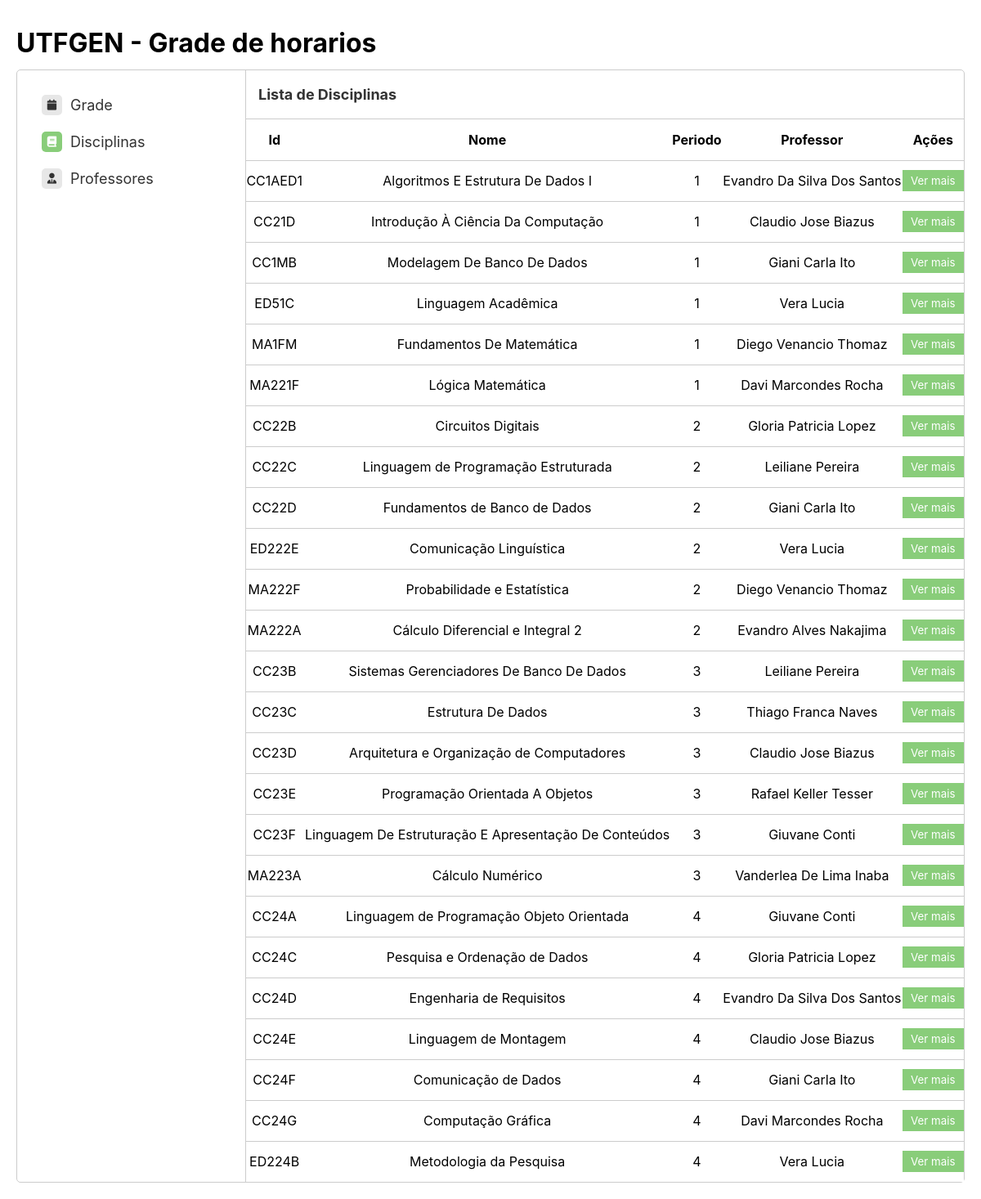
The app's page /disciplina/ with its own data.
### app/models.py (models this page shows)
class Disciplina(models.Model):
    id = models.UUIDField(primary_key=True, default=uuid.uuid4, editable=False)
    nome = models.CharField(max_length=200)
    carga = models.IntegerField(default=30)
    requirement = models.ForeignKey('self', on_delete=models.DO_NOTHING, null=True, blank=True)
    dificuldade = models.IntegerField(default=30)
    periodo = models.IntegerField(default=1)
    tag = models.CharField(max_length=7, default="CCCCC")
    professor = models.ForeignKey(Professor, on_delete=models.DO_NOTHING)

class Professor(models.Model):
    id = models.UUIDField(primary_key=True, default=uuid.uuid4, editable=False)
    nome = models.CharField(max_length=200)
    email = models.EmailField(max_length=200)

### app/views.py (the view)
# urls.py: path('disciplina/', views.disciplinas, name="disciplina"),
def disciplinas(request):
    list = {
        "disciplinas": Disciplina.objects.all()
    }
    return render(request, 'grid/disciplinas.html', list)

### app/templates/grid/disciplinas.html (shortened to what this page needs)
{% extends '../index.html' %}
{% block content %}
<header>
    <h1 class="title">Lista de Disciplinas</h1>
</header>
<div class="content formcontent">
    <table class="datatable">
        <thead>
            <th>Id</th>
            <th>Nome</th>
            <th>Periodo</th>
            <th>Professor</th>
            <th>Ações</th>
        </thead>
        <tbody>
            {% for disciplina in disciplinas %}
                <tr>
                    <td>{{disciplina.tag}}</td>
                    <td>{{disciplina.nome}}</td>
                    <td>{{disciplina.periodo}}</td>
                    <td>{{disciplina.professor.nome}}</td>
                    <td><button class="btnTable" data-role="subject" data-id={{disciplina.id}}>Ver mais</button></td>
                </tr>
            {% endfor %}
        </tbody>
    </table>
</div>
{% endblock %}

### static/css/style.css (style rules this page uses)
* { box-sizing: border-box; margin: 0; padding: 0; font-family: ui-sans-serif, -apple-system, BlinkMacSystemFont, "Segoe UI", Helvetica, "Apple Color Emoji", Arial, sans-serif, "Segoe UI Emoji", "Segoe UI Symbol"; }
body { overflow-x: hidden !important; }
.grid header { display: flex; justify-content: space-between; align-items: center; height: 60px; line-height: 60px; padding: 0 15px; border-bottom: 1px solid #ccc; }
.grid header h1 { font-size: 18px; color: #999999; cursor: pointer; text-decoration: underline; }
.grid header h1.title { text-decoration: none; color: #333; cursor: initial; }
.grid .content.formcontent { display: block; background-color: #fff !important; }
.grid .content .datatable { width: 100%; text-align: center; border-collapse: collapse; }
.grid .content .datatable thead, .grid .content .datatable tbody tr { height: 50px; border-bottom: 1px solid #ccc; }
.grid .content .datatable tbody tr:last-of-type { border-bottom: 0; }
.grid .content .datatable thead th { border-bottom: 1px solid #ccc; }
.btnTable { padding: 5px 10px; background-color: #89cd7a; border: none; color: #fff; cursor: pointer; }

### records on screen
Disciplina: tag "CC1AED1", nome "Algoritmos E Estrutura De Dados I", periodo "1", professor.nome "Evandro Da Silva Dos Santos"
Disciplina: tag "CC21D", nome "Introdução À Ciência Da Computação", periodo "1", professor.nome "Claudio Jose Biazus"
Disciplina: tag "CC1MB", nome "Modelagem De Banco De Dados", periodo "1", professor.nome "Giani Carla Ito"
Disciplina: tag "ED51C", nome "Linguagem Acadêmica", periodo "1", professor.nome "Vera Lucia"
Disciplina: tag "MA1FM", nome "Fundamentos De Matemática", periodo "1", professor.nome "Diego Venancio Thomaz"
Disciplina: tag "MA221F", nome "Lógica Matemática", periodo "1", professor.nome "Davi Marcondes Rocha"
Disciplina: tag "CC22B", nome "Circuitos Digitais", periodo "2", professor.nome "Gloria Patricia Lopez"
Disciplina: tag "CC22C", nome "Linguagem de Programação Estruturada", periodo "2", professor.nome "Leiliane Pereira"
Disciplina: tag "CC22D", nome "Fundamentos de Banco de Dados", periodo "2", professor.nome "Giani Carla Ito"
Disciplina: tag "ED222E", nome "Comunicação Linguística", periodo "2", professor.nome "Vera Lucia"
Disciplina: tag "MA222F", nome "Probabilidade e Estatística", periodo "2", professor.nome "Diego Venancio Thomaz"
Disciplina: tag "MA222A", nome "Cálculo Diferencial e Integral 2", periodo "2", professor.nome "Evandro Alves Nakajima"
Disciplina: tag "CC23B", nome "Sistemas Gerenciadores De Banco De Dados", periodo "3", professor.nome "Leiliane Pereira"
Disciplina: tag "CC23C", nome "Estrutura De Dados", periodo "3", professor.nome "Thiago Franca Naves"
Disciplina: tag "CC23D", nome "Arquitetura e Organização de Computadores", periodo "3", professor.nome "Claudio Jose Biazus"
Disciplina: tag "CC23E", nome "Programação Orientada A Objetos", periodo "3", professor.nome "Rafael Keller Tesser"
Disciplina: tag "CC23F", nome "Linguagem De Estruturação E Apresentação De Conteúdos", periodo "3", professor.nome "Giuvane Conti"
Disciplina: tag "MA223A", nome "Cálculo Numérico", periodo "3", professor.nome "Vanderlea De Lima Inaba"
Disciplina: tag "CC24A", nome "Linguagem de Programação Objeto Orientada", periodo "4", professor.nome "Giuvane Conti"
Disciplina: tag "CC24C", nome "Pesquisa e Ordenação de Dados", periodo "4", professor.nome "Gloria Patricia Lopez"
Disciplina: tag "CC24D", nome "Engenharia de Requisitos", periodo "4", professor.nome "Evandro Da Silva Dos Santos"
Disciplina: tag "CC24E", nome "Linguagem de Montagem", periodo "4", professor.nome "Claudio Jose Biazus"
Disciplina: tag "CC24F", nome "Comunicação de Dados", periodo "4", professor.nome "Giani Carla Ito"
Disciplina: tag "CC24G", nome "Computação Gráfica", periodo "4", professor.nome "Davi Marcondes Rocha"
Disciplina: tag "ED224B", nome "Metodologia da Pesquisa", periodo "4", professor.nome "Vera Lucia"
